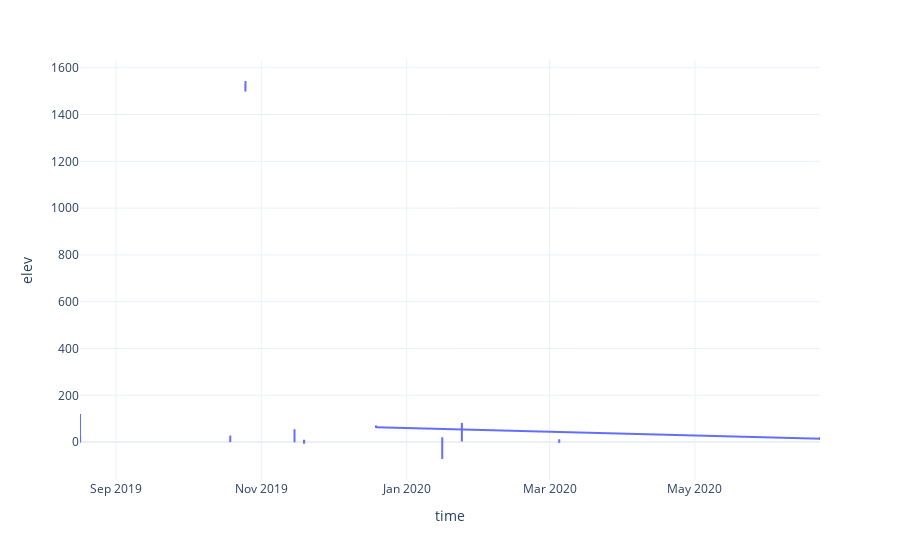

The code cell stored with this chart in its notebook:
### Markdown cell above
Elevation plot

### Code cell
fig_2 = px.line(df, x='time', y='elev', template='plotly_white')
fig_2.show()

### Figure 1 — Plotly figure (JSON) as saved in the notebook; plotly's stock layout.template omitted (floating-point values rounded to 4 significant figures; data arrays with more than 128 entries replaced by an {"elided": "..."} marker saying what was removed)
{"data": [{"hovertemplate": "time=%{x}<br>elev=%{y}<extra></extra>", "legendgroup": "", "line": {"color": "#636efa", "dash": "solid"}, "marker": {"symbol": "circle"}, "mode": "lines", "name": "", "showlegend": false, "type": "scattergl", "x": {"elided": "14591 str values"}, "xaxis": "x", "y": {"elided": "14591 float values"}, "yaxis": "y"}], "layout": {"legend": {"tracegroupgap": 0}, "margin": {"t": 60}, "xaxis": {"anchor": "y", "domain": [0, 1], "title": {"text": "time"}}, "yaxis": {"anchor": "x", "domain": [0, 1], "title": {"text": "elev"}}}}
